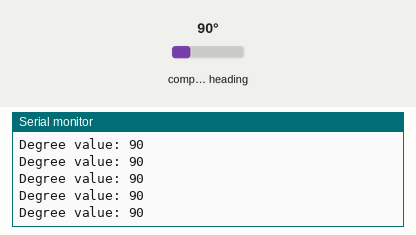
This sketch was run on a simulated Arduino Uno, built with avr-gcc and run on an emulated ATmega328P. On the bench: the last lines printed to the serial monitor. Wiring (inferred from the names in the program): CMPS compass at I2C address 0x60. The test bench sets the inputs (shaded band); at power-on: compass heading 90°.

Above: at 1.2 s.
1.3 s: compass heading set to 7°
At 1.32 s:
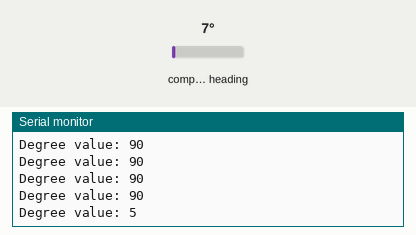
2.8 s: compass heading set to 180°
At 2.83 s:
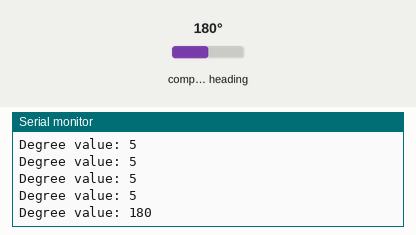
Timing chart, 0 to 5.8 s (numbered marks = the images above; inputs shaded):
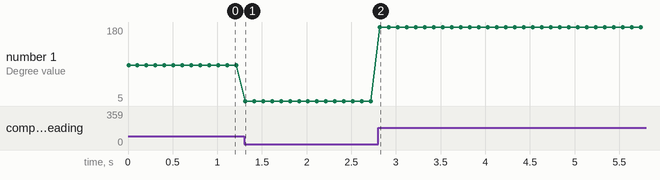

The sketch:

I2C_Communication.ino
```cpp
#include <Wire.h>
#define CMPS14_address 0x60


void setup() {

  Wire.begin();

  Serial.begin(9600);

  Serial.println("Test");

}

void loop() {

Wire.beginTransmission(CMPS14_address);
//Serial.println("1");

Wire.write(1);
//Serial.println("2");

Wire.endTransmission(false);
//Serial.println("3");

Wire.requestFrom(CMPS14_address, 1, true);
//Serial.println("4");

if ( Wire.available() >= 1 )
{
  long raw = Wire.read();

  long value = raw * 360;

value = value/255;

  //byte value = map(raw, 255, 0, 360, 0);

  Serial.print("Degree value: ");

  Serial.println((long)value);

  delay(100);
}

}
```

Measured:
- after the input at 1.3 s, the serial monitor: prints a new line at once (image 1)
- after the input at 2.8 s, the serial monitor: prints a new line at once (image 2)
- plotted number 1: 90 → 5 after the input at 1.3 s, 5 → 180 after the input at 2.8 s
